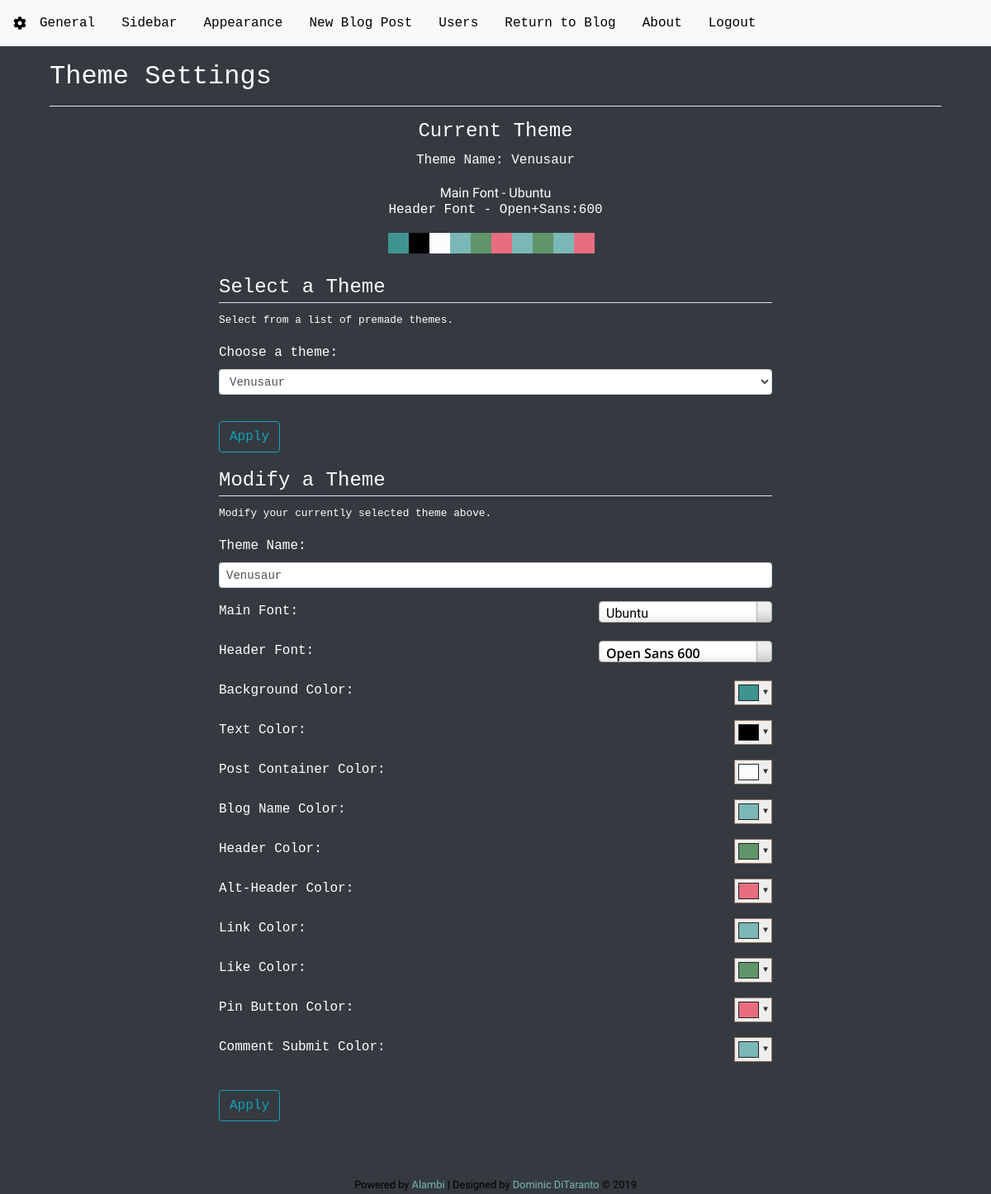
Page /settings/theme/ (signed in) on the committed database.
### alambi/models.py (models this page shows)
class Theme(db.Model):
    id = db.Column(db.Integer, primary_key=True, autoincrement=True)
    selected = db.Column(db.Boolean, nullable=False)
    name = db.Column(db.String(500), unique=False, nullable=False)
    bg_color = db.Column(db.String(10), unique=False, nullable=False)
    text_color = db.Column(db.String(10), unique=False, nullable=False)
    post_container_color = db.Column(db.String(10), unique=False, nullable=False)
    blog_name_color = db.Column(db.String(10), unique=False, nullable=False)
    header_color = db.Column(db.String(10), unique=False, nullable=False)
    alt_header_color = db.Column(db.String(10), unique=False, nullable=False)
    link_color = db.Column(db.String(10), unique=False, nullable=False)
    like_color = db.Column(db.String(10), unique=False, nullable=False)
    comment_color = db.Column(db.String(10), unique=False, nullable=False)
    sticky_color = db.Column(db.String(10), unique=False, nullable=False)
    main_font = db.Column(db.String(200), unique=False, nullable=False)
    header_font = db.Column(db.String(200), unique=False, nullable=False)

### alambi/admin/routes.py (the view, shortened to what this page needs)
@admin.route("/settings/theme/", methods=['GET', 'POST'])
@login_required
def theme():
    if current_user.is_authenticated != True:
        flash('You must be logged in to do that!', 'warning')
        return redirect(url_for('users.login'))
    tinymce = os.getenv('TINYMCE_API')
    general_settings = GeneralSettings.query.first()
    theme_settings = Theme.query.filter_by(selected=True).first()
    main_font = theme_settings.main_font
    main_font = main_font.replace('+',' ')
    head_font = theme_settings.header_font
    head_font = head_font.replace('+',' ')
    selectform = ThemeSelectForm()
    form = NewThemeForm()
    themes = Theme.query.all()
    current_theme = Theme.query.filter_by(selected=True).first()
    if current_theme:
        form.name.data = current_theme.name
        form.bg_color.data = current_theme.bg_color
        form.text_color.data = current_theme.text_color
        form.post_container_color.data = current_theme.post_container_color
        form.blog_name_color.data = current_theme.blog_name_color
        form.header_color.data = current_theme.header_color
        form.alt_header_color.data = current_theme.alt_header_color
        form.link_color.data = current_theme.link_color
        form.like_color.data = current_theme.like_color
        form.comment_color.data = current_theme.comment_color
        form.sticky_color.data = current_theme.sticky_color
        form.main_font.data = current_theme.main_font
        form.header_font.data = current_theme.header_font
    return render_template('theme.html', title=general_settings.name + " - Settings", settings_title="Theme Settings",
                           form=form, selectform=selectform, themes=themes, theme_settings=theme_settings,
                           main_font=main_font, head_font=head_font, tinymce=tinymce)

### alambi/admin/forms.py
class ThemeSelectForm(FlaskForm):
    theme = ThemeName()
    selection = SelectField('Choose a theme:', coerce=int,
                               choices=[(1, theme.one.name),(2, theme.two.name),(3, theme.three.name),(4, theme.four.name),
                                        (5, theme.five.name),(6, theme.six.name),(7, theme.seven.name),(8, theme.eight.name)])
    submit2 = SubmitField('Apply')

class NewThemeForm(FlaskForm):
    name = StringField('Theme Name:', validators=[DataRequired()])
    bg_color = StringField('Background Color:', validators=[DataRequired()])
    text_color = StringField('Text Color:', validators=[DataRequired()])
    post_container_color = StringField('Post Container Color:', validators=[DataRequired()])
    blog_name_color = StringField('Blog Name Color:', validators=[DataRequired()])
    header_color = StringField('Header Color:', validators=[DataRequired()])
    alt_header_color = StringField('Alt-Header Color:', validators=[DataRequired()])
    link_color = StringField('Link Color:', validators=[DataRequired()])
    like_color = StringField('Like Color:', validators=[DataRequired()])
    comment_color = StringField('Comment Submit Color:', validators=[DataRequired()])
    sticky_color = StringField('Pin Button Color:', validators=[DataRequired()])
    main_font = StringField('Main Font:', validators=[DataRequired()])
    header_font = StringField('Header Font:', validators=[DataRequired()])
    submit1 = SubmitField('Apply')

### alambi/__init__.py (called while the page is built)
@login_manager.user_loader
def load_user(user_id):
    return User.query.get(user_id)

@app.template_filter('autoversion')
def autoversion_filter(filename):
    path = 'alambi/' + filename[1:]
    try:
        timestamp = str(os.path.getmtime(path))
    except OSError:
        return filename
    newfile = "{0}?v={1}".format(filename, timestamp)
    print(newfile)
    return newfile

### alambi/templates/theme.html (shortened to what this page needs)
{% set active_page = "theme" %}
{% extends 'admin_layout.html' %}
{% block admin %}
<div class="container" style="max-width:700px;">
    <center>
    <div class="row">
        <div style="margin-right: auto; margin-left:auto; max-width:500px;">
            <h4>Current Theme</h4>
            {% for theme in themes %}
                {% if theme.selected %}
                    <p>Theme Name: {{theme.name}}</p>
                    <p class="mt-2" style="font-family: {{main_font}};">
                        Main Font - {{theme.main_font}}
                    </p>
                    <p style="font-family: {{head_font}}; margin-top: -20px;">
                        Header Font - {{theme.header_font}}
                    </p>
                    <div style="padding-left:auto; padding-right: auto;">
                        <div class="theme_color_sample" style="background-color: {{theme.bg_color}};"></div>
                        <div class="theme_color_sample" style="background-color: {{theme.text_color}};"></div>
                        <div class="theme_color_sample" style="background-color: {{theme.post_container_color}};"></div>
                        <div class="theme_color_sample" style="background-color: {{theme.blog_name_color}};"></div>
                        <div class="theme_color_sample" style="background-color: {{theme.header_color}};"></div>
                        <div class="theme_color_sample" style=" background-color: {{theme.alt_header_color}};"></div>
                        <div class="theme_color_sample" style="background-color: {{theme.link_color}};"></div>
                        <div class="theme_color_sample" style="background-color: {{theme.like_color}};"></div>
                        <div class="theme_color_sample" style="background-color: {{theme.comment_color}};"></div>
                        <div class="theme_color_sample" style="background-color: {{theme.sticky_color}};"></div>
                    </div>
            <br>
            <br>
        </div>
    </div>
        {% endif %}
    {% endfor %}
</center>
<form method="POST" action="" >
        <fieldset class="form-group">
            <legend class="border-bottom">Select a Theme</legend>
            <small>Select from a list of premade themes.</small>
            <div class="form-group mt-3">
                {{ selectform.selection.label(class="form-control-label") }}
                {% if selectform.selection.errors %}
                    {{ selectform.selection(class="form-control form-control-sm is-invalid") }}
                    <div class="invalid-feedback">
                        {% for error in selectform.selection.errors %}
                            <span>{{ error }}</span>
                        {% endfor %}
                    </div>
                {% else %}
                    {{ selectform.selection(class="form-control form-control-sm") }}
                {% endif %}
            </div>
        </fieldset>
    <div class="form-group">
        {{  selectform.submit2(class="btn btn-outline-info") }}
    </div>
</form>
<form method="POST" action="" >
    <fieldset class="form-group">
        <legend class="border-bottom">Modify a Theme</legend>
            <small>Modify your currently selected theme above.</small>
        <div class="form-group mt-3">
            {{ form.name.label(class="form-control-label") }}
            {% if form.name.errors %}
                {{ form.name(class="form-control form-control-sm is-invalid") }}
                <div class="invalid-feedback">
                    {% for error in form.name.errors %}
                        <span>{{ error }}</span>
                    {% endfor %}
                </div>
            {% else %}
                {{ form.name(class="form-control form-control-sm") }}
            {% endif %}
        </div>
        <div class="form-group ">
            {{ form.main_font.label(class="form-control-label") }}
            {% if form.main_font.errors %}
                {{ form.main_font(class="form-control form-control-sm is-invalid") }}
                <div class="invalid-feedback">
                    {% for error in form.main_font.errors %}
                        <span>{{ error }}</span>
                    {% endfor %}
                </div>
            {% else %}
                <div class="float-right" style="color:black;">
                </div>
            {% endif %}
        </div>
        <div class="form-group ">
            {{ form.header_font.label(class="form-control-label") }}
            {% if form.header_font.errors %}
                {{ form.header_font(class="form-control form-control-sm is-invalid") }}
                <div class="invalid-feedback">
                    {% for error in form.header_font.errors %}
                        <span>{{ error }}</span>
                    {% endfor %}
                </div>
            {% else %}
                <div class="float-right" style="color:black;">
                </div>
            {% endif %}
        </div>
        <div class="form-group ">
            {{ form.bg_color.label(class="form-control-label") }}
            {% if form.bg_color.errors %}
                {{ form.bg_color(class="form-control form-control-sm is-invalid") }}
                <div class="invalid-feedback">
                    {% for error in form.bg_color.errors %}
                        <span>{{ error }}</span>
                    {% endfor %}
                </div>
            {% else %}
                <div class="float-right">
                </div>
            {% endif %}
        </div>
        <div class="form-group ">
            {{ form.text_color.label(class="form-control-label") }}
            {% if form.text_color.errors %}
                {{ form.text_color(class="form-control form-control-sm is-invalid") }}
                <div class="invalid-feedback">
                    {% for error in form.text_color.errors %}
                        <span>{{ error }}</span>
                    {% endfor %}
                </div>
            {% else %}
                <div class="float-right">
                </div>
            {% endif %}
        </div>
        <div class="form-group ">
            {{ form.post_container_color.label(class="form-control-label") }}
            {% if form.post_container_color.errors %}
                {{ form.post_container_color(class="form-control form-control-sm is-invalid") }}
                <div class="invalid-feedback">
                    {% for error in form.post_container_color.errors %}
                        <span>{{ error }}</span>
                    {% endfor %}
                </div>
            {% else %}
                <div class="float-right">
                </div>
            {% endif %}
        </div>
        <div class="form-group ">
            {{ form.blog_name_color.label(class="form-control-label") }}
            {% if form.blog_name_color.errors %}
                {{ form.blog_name_color(class="form-control form-control-sm is-invalid") }}
                <div class="invalid-feedback">
                    {% for error in form.blog_name_color.errors %}
                        <span>{{ error }}</span>
                    {% endfor %}
                </div>
            {% else %}
                <div class="float-right">
                </div>
            {% endif %}
        </div>
        <div class="form-group ">
            {{ form.header_color.label(class="form-control-label") }}
            {% if form.header_color.errors %}
                {{ form.header_color(class="form-control form-control-sm is-invalid") }}
                <div class="invalid-feedback">
                    {% for error in form.header_color.errors %}
                        <span>{{ error }}</span>
                    {% endfor %}
                </div>
            {% else %}
                <div class="float-right">
                </div>
            {% endif %}
        </div>
        <div class="form-group ">
            {{ form.alt_header_color.label(class="form-control-label") }}
            {% if form.alt_header_color.errors %}
                {{ form.alt_header_color(class="form-control form-control-sm is-invalid") }}
                <div class="invalid-feedback">
                    {% for error in form.alt_header_color.errors %}
                        <span>{{ error }}</span>
                    {% endfor %}
                </div>
            {% else %}
                <div class="float-right">
                </div>
            {% endif %}
        </div>
        <div class="form-group ">
            {{ form.link_color.label(class="form-control-label") }}
            {% if form.link_color.errors %}
                {{ form.link_color(class="form-control form-control-sm is-invalid") }}
                <div class="invalid-feedback">
                    {% for error in form.link_color.errors %}
                        <span>{{ error }}</span>
                    {% endfor %}
                </div>
            {% else %}
                <div class="float-right">
                </div>
            {% endif %}
        </div>
        <div class="form-group ">
            {{ form.like_color.label(class="form-control-label") }}
            {% if form.like_color.errors %}
                {{ form.like_color(class="form-control form-control-sm is-invalid") }}
                <div class="invalid-feedback">
                    {% for error in form.like_color.errors %}
                        <span>{{ error }}</span>
                    {% endfor %}
                </div>
            {% else %}
                <div class="float-right">
                </div>
            {% endif %}
        </div>
        <div class="form-group ">
            {{ form.sticky_color.label(class="form-control-label") }}
            {% if form.sticky_color.errors %}
                {{ form.sticky_color(class="form-control form-control-sm is-invalid") }}
                <div class="invalid-feedback">
                    {% for error in form.sticky_color.errors %}
                        <span>{{ error }}</span>
                    {% endfor %}
                </div>
            {% else %}
                <div class="float-right">
                </div>
            {% endif %}
        </div>
        <div class="form-group ">
            {{ form.comment_color.label(class="form-control-label") }}
            {% if form.comment_color.errors %}
                {{ form.comment_color(class="form-control form-control-sm is-invalid") }}
                <div class="invalid-feedback">
                    {% for error in form.comment_color.errors %}
                        <span>{{ error }}</span>
                    {% endfor %}
                </div>
            {% else %}
                <div class="float-right">
                </div>
            {% endif %}
        </div>
    </fieldset>
    <div class="form-group">
        {{ form.submit1(class="btn btn-outline-info") }}
    </div>
</form>
</div>
{% endblock %}

### alambi/static/main.css (style rules this page uses)
body { background-color: var(--bg-color); font-family: var(--main-font); color: var(--text-color); }
.theme_color_sample { height:25px; width:25px; float: left; }

### alambi/templates/admin_layout.html (style rules this page uses)
body { background-color: #343a40; }

### rows in the picture
Theme: name "Venusaur", main_font "Ubuntu", header_font "Open+Sans:600"

### other values in the picture
{{ settings_title }} "Theme Settings"
{{ selectform.selection.label(class="form-control-label") }} "Choose a theme:"
